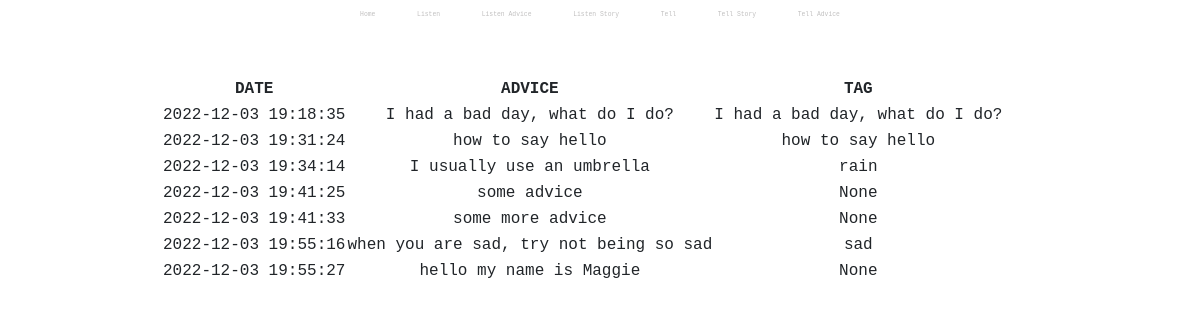
Screenshot of /listen_advice with the database file from the repository.
### tables this page shows
CREATE TABLE tags (
                post_id INTEGER,
                reply_id INTEGER,
                tag INTEGER,
                FOREIGN KEY(post_id) REFERENCES post(post_id),
                FOREIGN KEY(reply_id) REFERENCES reply(reply_id)
            );

CREATE TABLE reply (
                    reply_id INTEGER NOT NULL UNIQUE,
                    post_id INTEGER,
                    reply_entry TEXT NOT NULL,
                    reply_time DATETIME NOT NULL DEFAULT CURRENT_TIMESTAMP,
                    PRIMARY KEY(reply_id AUTOINCREMENT),
                    FOREIGN KEY(post_id) REFERENCES post(post_id)
                );

### app.py (the view)
@app.route("/listen_advice", methods=["GET", "POST"])
def listen_advice():
    advice = db.execute("SELECT * FROM reply JOIN tags ON reply.reply_id = tags.reply_id ORDER BY reply_time")
    return render_template("listen_advice.html", advice=advice)

### templates/listen_advice.html (shortened to what this page needs)
{% extends "layout.html" %}
{% block main %}
<table>
    <thead>
        <tr>
        <th>DATE</th>
        <th>ADVICE</th>
        <th>TAG</th>
        </tr>
    </thead>
    <tbody>
        {% for i in advice %}
        <tr>
            <td>{{ i.reply_time }}</td>
            <td>{{ i.reply_entry }}</td>
            <td>{{ i.tag }}</td>
        </tr>
        {% endfor %}
    </tbody>
</table>
{% endblock %}

### static/styles.css (style rules this page uses)
body { display: block; margin-left: auto; margin-right: auto; width: 75%; text-align: center; text-decoration: none; font-family: 'andale mono', monospace; }

### rows the page displays
tags: reply_time "2022-12-03 19:18:35", reply_entry "I had a bad day, what do I do?", tag "I had a bad day, what do I do?"
tags: reply_time "2022-12-03 19:31:24", reply_entry "how to say hello", tag "how to say hello"
tags: reply_time "2022-12-03 19:34:14", reply_entry "I usually use an umbrella", tag "rain"
tags: reply_time "2022-12-03 19:41:25", reply_entry "some advice", tag "None"
tags: reply_time "2022-12-03 19:41:33", reply_entry "some more advice", tag "None"
tags: reply_time "2022-12-03 19:55:16", reply_entry "when you are sad, try not being so sad", tag "sad"
tags: reply_time "2022-12-03 19:55:27", reply_entry "hello my name is Maggie", tag "None"
